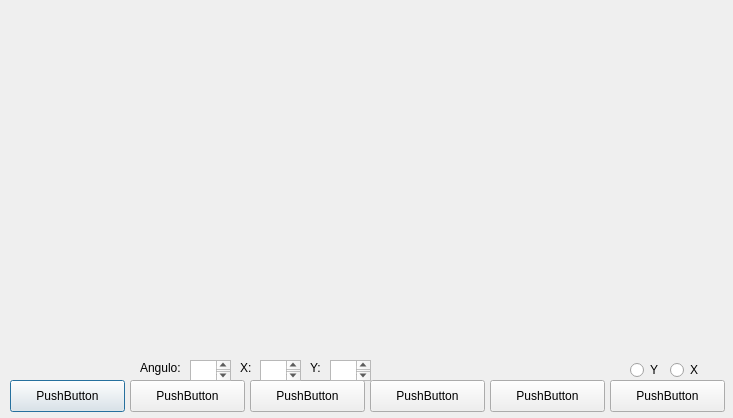
<?xml version="1.0" encoding="UTF-8"?>
<ui version="4.0">
 <class>PrismaRectangular</class>
 <widget class="QDialog" name="PrismaRectangular">
  <property name="geometry">
   <rect>
    <x>0</x>
    <y>0</y>
    <width>733</width>
    <height>418</height>
   </rect>
  </property>
  <property name="windowTitle">
   <string>Dialog</string>
  </property>
  <widget class="QPushButton" name="pushButton">
   <property name="geometry">
    <rect>
     <x>10</x>
     <y>380</y>
     <width>115</width>
     <height>32</height>
    </rect>
   </property>
   <property name="text">
    <string>PushButton</string>
   </property>
  </widget>
  <widget class="QPushButton" name="pushButton_2">
   <property name="geometry">
    <rect>
     <x>130</x>
     <y>380</y>
     <width>115</width>
     <height>32</height>
    </rect>
   </property>
   <property name="text">
    <string>PushButton</string>
   </property>
  </widget>
  <widget class="QPushButton" name="pushButton_3">
   <property name="geometry">
    <rect>
     <x>250</x>
     <y>380</y>
     <width>115</width>
     <height>32</height>
    </rect>
   </property>
   <property name="text">
    <string>PushButton</string>
   </property>
  </widget>
  <widget class="QPushButton" name="pushButton_4">
   <property name="geometry">
    <rect>
     <x>370</x>
     <y>380</y>
     <width>115</width>
     <height>32</height>
    </rect>
   </property>
   <property name="text">
    <string>PushButton</string>
   </property>
  </widget>
  <widget class="QPushButton" name="pushButton_5">
   <property name="geometry">
    <rect>
     <x>490</x>
     <y>380</y>
     <width>115</width>
     <height>32</height>
    </rect>
   </property>
   <property name="text">
    <string>PushButton</string>
   </property>
  </widget>
  <widget class="QPushButton" name="pushButton_6">
   <property name="geometry">
    <rect>
     <x>610</x>
     <y>380</y>
     <width>115</width>
     <height>32</height>
    </rect>
   </property>
   <property name="text">
    <string>PushButton</string>
   </property>
  </widget>
  <widget class="QPlainTextEdit" name="plainTextEdit">
   <property name="geometry">
    <rect>
     <x>260</x>
     <y>360</y>
     <width>41</width>
     <height>21</height>
    </rect>
   </property>
  </widget>
  <widget class="QPlainTextEdit" name="plainTextEdit_2">
   <property name="geometry">
    <rect>
     <x>330</x>
     <y>360</y>
     <width>41</width>
     <height>21</height>
    </rect>
   </property>
  </widget>
  <widget class="QLabel" name="label">
   <property name="geometry">
    <rect>
     <x>240</x>
     <y>360</y>
     <width>21</width>
     <height>16</height>
    </rect>
   </property>
   <property name="text">
    <string>X:</string>
   </property>
  </widget>
  <widget class="QLabel" name="label_2">
   <property name="geometry">
    <rect>
     <x>310</x>
     <y>360</y>
     <width>21</width>
     <height>16</height>
    </rect>
   </property>
   <property name="text">
    <string>Y:</string>
   </property>
  </widget>
  <widget class="QRadioButton" name="radioButton">
   <property name="geometry">
    <rect>
     <x>630</x>
     <y>360</y>
     <width>41</width>
     <height>20</height>
    </rect>
   </property>
   <property name="text">
    <string>Y</string>
   </property>
  </widget>
  <widget class="QRadioButton" name="radioButton_2">
   <property name="geometry">
    <rect>
     <x>670</x>
     <y>360</y>
     <width>41</width>
     <height>20</height>
    </rect>
   </property>
   <property name="text">
    <string>X</string>
   </property>
  </widget>
  <widget class="QPlainTextEdit" name="plainTextEdit_3">
   <property name="geometry">
    <rect>
     <x>190</x>
     <y>360</y>
     <width>41</width>
     <height>21</height>
    </rect>
   </property>
  </widget>
  <widget class="QLabel" name="label_3">
   <property name="geometry">
    <rect>
     <x>140</x>
     <y>360</y>
     <width>59</width>
     <height>16</height>
    </rect>
   </property>
   <property name="text">
    <string>Angulo:</string>
   </property>
  </widget>
 </widget>
 <resources/>
 <connections/>
</ui>
